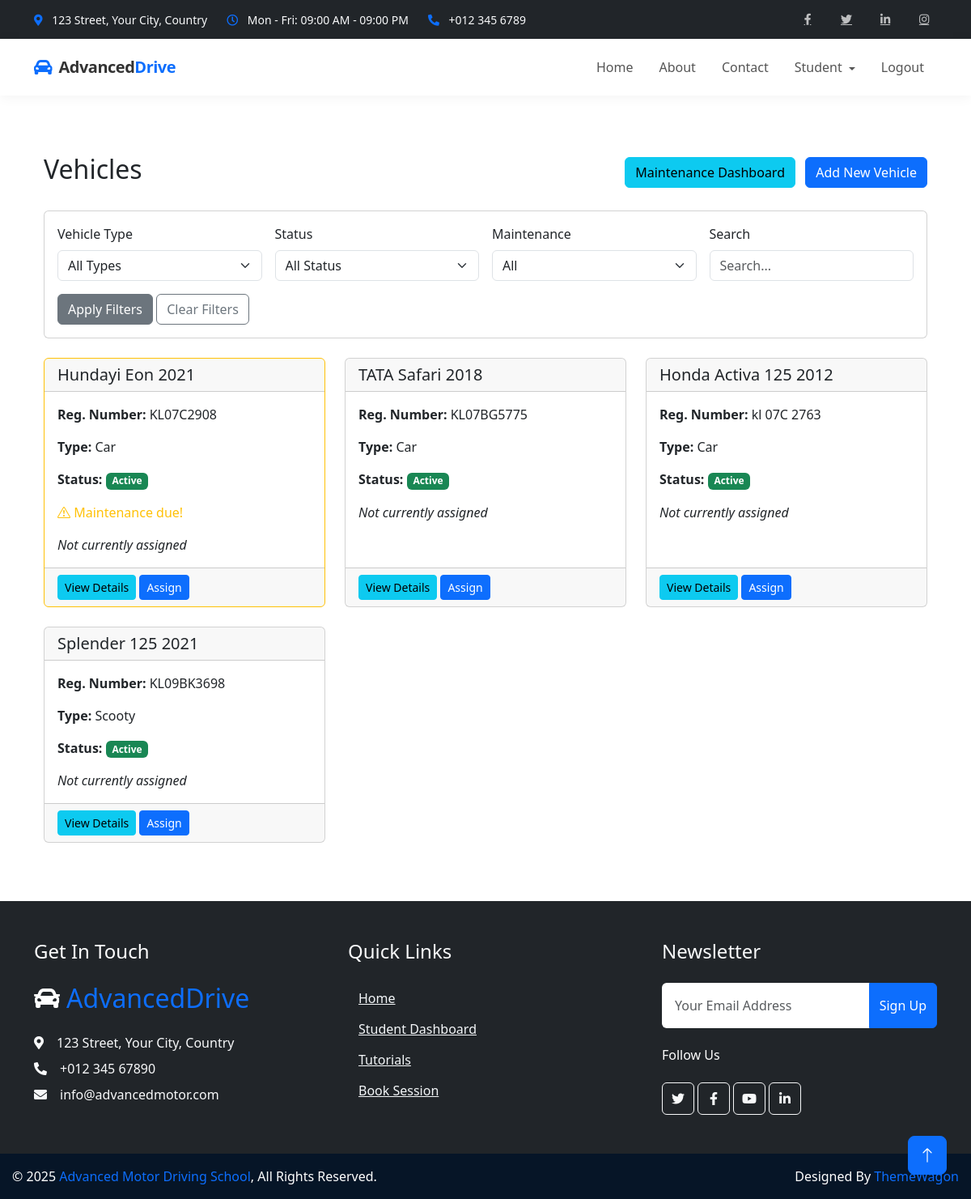
/vehicle/ (signed in), run on the app's committed database.
### vehicles/models.py (models this page shows, shortened)
class Vehicle(models.Model):
    VEHICLE_TYPES = (
        ('CAR', 'Car'),
        ('SCOOTY', 'Scooty'),
        ('OTHER', 'Other'),
        ('HEAVY','HEAVY'),
        ('SCOOTY&CAR','SCOOTY & CAR')
    )
    vehicle_number = models.CharField(max_length=20, unique=True)
    make = models.CharField(max_length=50)
    model = models.CharField(max_length=100)
    vehicle_type = models.CharField(max_length=10, choices=VEHICLE_TYPES)
    purchased_year = models.PositiveIntegerField()
    registration_expiry = models.DateField(null=True, blank=True)
    insurance_expiry = models.DateField(null=True, blank=True)
    seating_capacity = models.PositiveIntegerField(default=2)
    last_service_date = models.DateField(null=True, blank=True)
    next_service_due = models.DateField(null=True, blank=True)
    odometer_reading = models.PositiveIntegerField(default=0)
    is_active = models.BooleanField(default=True)
    created_at = models.DateTimeField(auto_now_add=True)
    updated_at = models.DateTimeField(auto_now=True)
    def is_maintenance_due(self):
        if not self.next_service_due:
            return False
        return self.next_service_due <= timezone.now().date()
    def days_to_maintenance(self):
        if not self.next_service_due:
            return None
        delta = self.next_service_due - timezone.now().date()
        return delta.days

### vehicles/views.py (the view)
# urls.py: path('', views.vehicle_list, name='vehicle_list'),
@login_required
def vehicle_list(request):
    vehicle_type = request.GET.get('type')
    status = request.GET.get('status')
    maintenance_due = request.GET.get('maintenance')
    search_query = request.GET.get('search')
    vehicles = Vehicle.objects.all()
    if vehicle_type:
        vehicles = vehicles.filter(vehicle_type=vehicle_type)
    if status:
        is_active = status == 'active'
        vehicles = vehicles.filter(is_active=is_active)
    if maintenance_due == 'due':
        vehicles = [v for v in vehicles if v.is_maintenance_due()]
    if search_query:
        vehicles = vehicles.filter(
            Q(make__icontains=search_query) |
            Q(model__icontains=search_query) |
            Q(vehicle_number__icontains=search_query)
        )
    context = {
        'vehicles': vehicles,
        'vehicle_types': Vehicle.VEHICLE_TYPES,
        'current_filters': {
            'type': vehicle_type,
            'status': status,
            'maintenance': maintenance_due,
            'search': search_query
        }
    }
    return render(request, 'vehicles/vehicle_list.html', context)

### vehicles/templates/vehicles/vehicle_list.html (shortened to what this page needs)
{% extends 'base.html' %}
{% block content %}
<div class="container mt-4">
    <div class="d-flex justify-content-between align-items-center mb-4">
        <h2>Vehicles</h2>
        <div>
            <a href="{% url 'maintenance_dashboard' %}" class="btn btn-info me-2">Maintenance Dashboard</a>
            <a href="{% url 'vehicle_create' %}" class="btn btn-primary">Add New Vehicle</a>
        </div>
    </div>
    <div class="card mb-4">
        <div class="card-body">
            <form method="get" class="row g-3">
                <div class="col-md-3">
                    <label for="type" class="form-label">Vehicle Type</label>
                    <select name="type" id="type" class="form-select">
                        <option value="">All Types</option>
                    </select>
                </div>
                <div class="col-md-3">
                    <label for="status" class="form-label">Status</label>
                    <select name="status" id="status" class="form-select">
                        <option value="">All Status</option>
                    </select>
                </div>
                <div class="col-md-3">
                    <label for="maintenance" class="form-label">Maintenance</label>
                    <select name="maintenance" id="maintenance" class="form-select">
                        <option value="">All</option>
                    </select>
                </div>
                <div class="col-md-3">
                    <label for="search" class="form-label">Search</label>
                    <input type="text" class="form-control" id="search" name="search" value="{{ current_filters.search|default:'' }}" placeholder="Search...">
                </div>
                <div class="col-12">
                    <button type="submit" class="btn btn-secondary">Apply Filters</button>
                    <a href="{% url 'vehicle_list' %}" class="btn btn-outline-secondary">Clear Filters</a>
                </div>
            </form>
        </div>
    </div>
    <div class="row">
        {% for vehicle in vehicles %}
        <div class="col-md-4 mb-4">
            <div class="card h-100 {% if not vehicle.is_active %}border-danger{% elif vehicle.is_maintenance_due %}border-warning{% endif %}">
                <div class="card-header">
                    <h5 class="card-title mb-0">{{ vehicle.make }} {{ vehicle.model }}</h5>
                </div>
                <div class="card-body">
                    <p class="card-text"><strong>Reg. Number:</strong> {{ vehicle.vehicle_number }}</p>
                    <p class="card-text"><strong>Type:</strong> {{ vehicle.get_vehicle_type_display }}</p>
                    <p class="card-text"><strong>Status:</strong>
                        {% if vehicle.is_active %}
                            <span class="badge bg-success">Active</span>
                        {% else %}
                            <span class="badge bg-danger">Inactive</span>
                        {% endif %}
                    </p>
                    {% if vehicle.is_maintenance_due %}
                        <p class="card-text text-warning"><i class="bi bi-exclamation-triangle"></i> Maintenance due!</p>
                    {% elif vehicle.days_to_maintenance and vehicle.days_to_maintenance <= 30 %}
                        <p class="card-text text-warning"><i class="bi bi-info-circle"></i> Maintenance due in {{ vehicle.days_to_maintenance }} days</p>
                    {% endif %}
                    {% if vehicle.currently_assigned %}
                        <p class="card-text"><strong>Assigned to:</strong> {{ vehicle.currently_assigned }}</p>
                    {% else %}
                        <p class="card-text"><em>Not currently assigned</em></p>
                    {% endif %}
                </div>
                <div class="card-footer">
                    <a href="{% url 'vehicle_detail' vehicle.id %}" class="btn btn-info btn-sm">View Details</a>
                    {% if not vehicle.currently_assigned and vehicle.is_active %}
                        <a href="{% url 'assign_vehicle' vehicle.id %}" class="btn btn-primary btn-sm">Assign</a>
                    {% endif %}
                </div>
            </div>
        </div>
        {% empty %}
        <div class="col-12">
            <div class="alert alert-info">
                No vehicles found. Try adjusting your filters or <a href="{% url 'vehicle_create' %}">add a new vehicle</a>.
            </div>
        </div>
        {% endfor %}
    </div>
</div>
{% endblock %}

### static/css/style.css (style rules this page uses)
:root { --primary: #F3BD00; --secondary: #757575; --light: #F3F6F8; --dark: #0C2B4B; }
.btn { font-weight: 500; transition: .5s; }
.btn.btn-primary, .btn.btn-outline-primary:hover { color: #FFFFFF; }

### templates/base.html (style rules this page uses)
html, body { height: 100%; margin: 0; padding: 0; display: flex; flex-direction: column; }

### data on the page
Vehicle: make "Hundayi Eon", model "2021", vehicle_number "KL07C2908", vehicle_type "Car", is_active "Active", next_service_due "Maintenance due!"
Vehicle: make "TATA Safari", model "2018", vehicle_number "KL07BG5775", vehicle_type "Car", is_active "Active"
Vehicle: make "Honda Activa 125", model "2012", vehicle_number "kl 07C 2763", vehicle_type "Car", is_active "Active"
Vehicle: make "Splender 125", model "2021", vehicle_number "KL09BK3698", vehicle_type "Scooty", is_active "Active"
